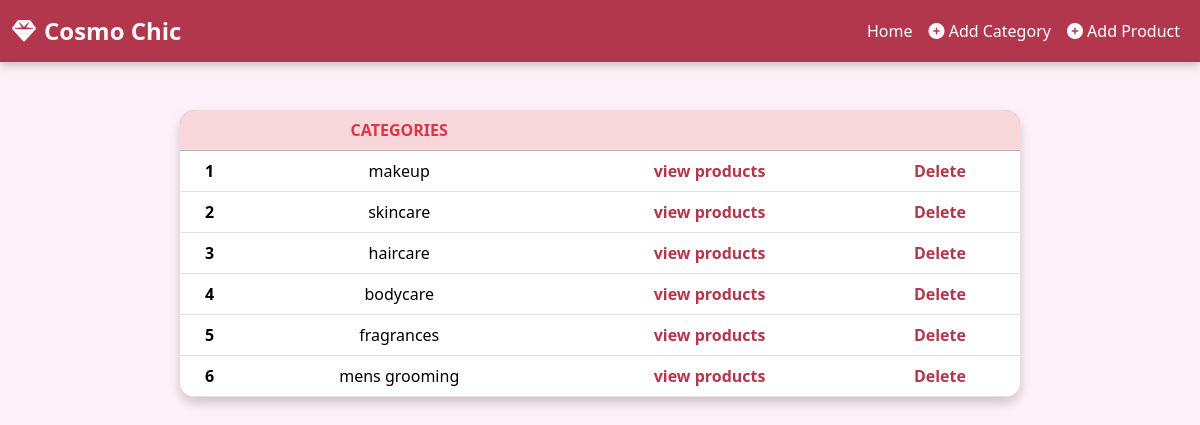
Page /view_category on the committed database.
### app/models.py (models this page shows)
class Category(models.Model):
    category = models.TextField()

### app/views.py (the view)
# urls.py: path('view_category',views.view_category),
def view_category(req):
    category=Category.objects.all()
    return render(req,'shop/view_category.html',{'category':category})

### templates/shop/view_category.html (shortened to what this page needs)
<!DOCTYPE html>
<html lang="en">
<head>
    {% load static %}
    <link rel="stylesheet" href="{% static 'viewcat_style.css' %}">
    <link href="https://cdn.jsdelivr.net/npm/bootstrap@5.3.3/dist/css/bootstrap.min.css" rel="stylesheet">
    <link rel="stylesheet" href="https://cdnjs.cloudflare.com/ajax/libs/font-awesome/6.5.0/css/all.min.css">
</head>
<body>
    <nav class="navbar navbar-expand-sm navbar-dark">
        <div class="container-fluid">
            <a class="navbar-brand text-light d-flex align-items-center" href="#">
                <i class="fas fa-gem me-2"></i> Cosmo Chic
            </a>
            <div class="collapse navbar-collapse" id="collapsibleNavbar">
                <ul class="navbar-nav ms-auto">
                    <li class="nav-item">
                        <a class="nav-link" href="shop_home">Home</a>
                    </li>
                    <li class="nav-item">
                        <a class="nav-link" href="category">
                            <i class="fas fa-plus-circle"></i> Add Category
                        </a>
                    </li>
                    <li class="nav-item">
                        <a class="nav-link" href="add_pro">
                            <i class="fas fa-plus-circle"></i> Add Product
                        </a>
                    </li>
                </ul>
            </div>
        </div>
    </nav>
    <table class="table table-hover mt-5 mb-5 mx-auto">
        <thead>
            <tr class="table-danger">
                <th scope="col"></th>
                <th scope="col" class="text-danger">CATEGORIES</th>
                <th scope="col"></th>
                <th scope="col"></th>
            </tr>
        </thead>
        <tbody>
            {% for i in category %}
            <tr>
                <th scope="row">{{ i.pk }}</th>
                <td>{{ i.category }}</td>
                <td><a href="view_products/{{i.pk }}">view products</a></td>
                <td><a href="delete_category/{{ i.pk }}">Delete</a></td>
            </tr>
            {% endfor %}
        </tbody>
    </table>
</body>
</html>

### static/viewcat_style.css (style rules this page uses)
body { background-color: #fef2f8 !important; font-family: 'Poppins', sans-serif; margin: 0; padding: 0; }
.navbar { background-color: #b3374c; box-shadow: 0 4px 8px rgba(0, 0, 0, 0.2); }
.navbar .navbar-brand { font-size: 1.5rem; font-weight: 600; color: white; }
.navbar .nav-link { color: white; transition: color 0.3s ease; font-size: 1rem; }
.table { width:70% !important; margin: auto; background-color: rgba(255, 228, 235, 0.85); border-radius: 15px; box-shadow: 0 6px 12px rgba(0, 0, 0, 0.2); overflow: hidden; }
.table thead { background-color: #ff69b4; color: white; font-weight: bold; }
.table th, .table td { text-align: center; padding: 15px; font-size: 1rem; color: #333; }
.table tbody a { color: #b3374c; text-decoration: none; font-weight: bold; transition: color 0.3s ease; }

### rows in the picture
Category: pk "1", category "makeup"
Category: pk "2", category "skincare"
Category: pk "3", category "haircare"
Category: pk "4", category "bodycare"
Category: pk "5", category "fragrances"
Category: pk "6", category "mens grooming"
